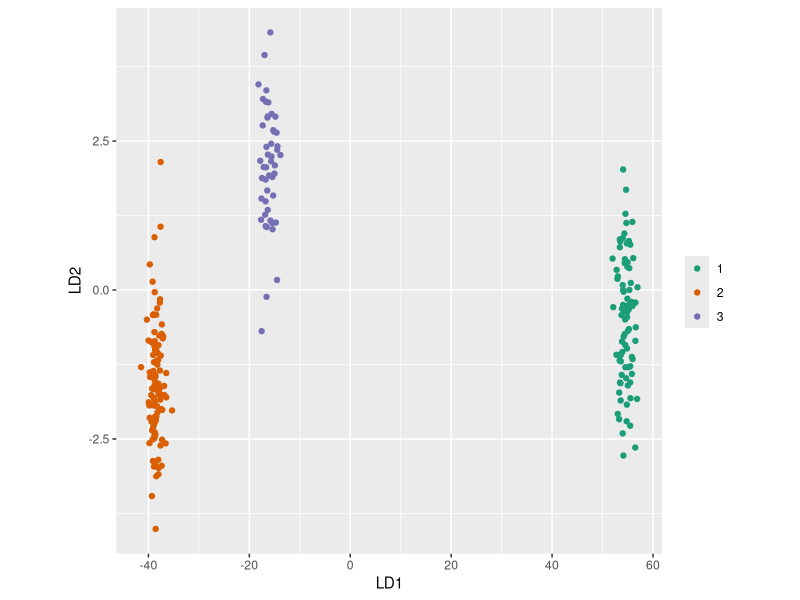
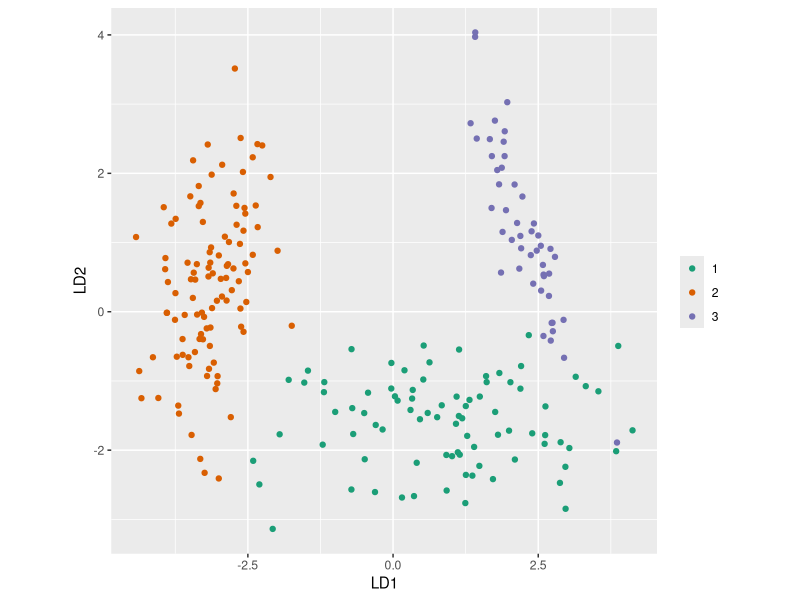

These charts were generated, in order, by the following R code:
## ---- chunk 1
knitr::opts_chunk$set(
  echo = FALSE,
  message = FALSE,
  warning = FALSE,
  error = FALSE, 
  collapse = TRUE,
  comment = "#",
  fig.height = 4,
  fig.width = 6,
  fig.align = "center",
  cache = FALSE
)
## ---- chunk 2
set.seed(20200416)
library(mvtnorm)
vc1 <- matrix(c(3, 0.2, -1.2, 0.9, 0.2, 2.5, -1.4, 0.3, -1.2, -1.4, 2.0, 1.0, 0.9, 0.3, 1.0, 3.0), ncol=4, byrow=TRUE)
vc2 <- matrix(c(3, -0.8, 1.2, 0.3, -0.8, 2.5, 1.4, 0.3, 1.2, 1.4, 2.0, 1.0, 0.3, 0.3, 1.0, 3.0), ncol=4, byrow=TRUE)
vc3 <- matrix(c(2.0, -1.0, 1.2, 0.3, -1.0, 2.5, 1.4, 0.3, 1.2, 1.4, 4.0, -1.2, 0.3, 0.3, -1.2, 3.0), ncol=4, byrow=TRUE)
m1 <- c(0,0,3,0)
m2 <- c(0,3,-3,0)
m3 <- c(-3,0,3,3)
n1 <- 85
n2 <- 104
n3 <- 48
setA <- rbind(rmvnorm(n1, m1, vc1), rmvnorm(n2, m2, vc1), rmvnorm(n3, m3, vc1))
setA <- data.frame(setA)
setA$class <- c(rep("1", n1), rep("2", n2), rep("3", n3))
setB <- rbind(rmvnorm(n1, m1, vc1), rmvnorm(n2, m2, vc2), rmvnorm(n3, m3, vc3))
setB <- data.frame(setB)
setB$class <- c(rep("1", n1), rep("2", n2), rep("3", n3))
## ---- chunk 3
library(MASS)
library(tidyverse)
setA_lda <- lda(class~., data=setA, prior = c(1,1,1)/3)
setB_lda <- lda(class~., data=setB, prior = c(1,1,1)/3)
setA_all <- bind_cols(setA, as_tibble(predict(setA_lda, setA)$x))
ggplot(setA_all, aes(x=LD1, y=LD2, colour=class)) +
  geom_point() + 
  scale_colour_brewer("", palette="Dark2") +
  theme(aspect.ratio=1)
setB_all <- bind_cols(setB, as_tibble(predict(setB_lda, setB)$x))
ggplot(setB_all, aes(x=LD1, y=LD2, colour=class)) +
  geom_point() + 
  scale_colour_brewer("", palette="Dark2") +
  theme(aspect.ratio=1)
